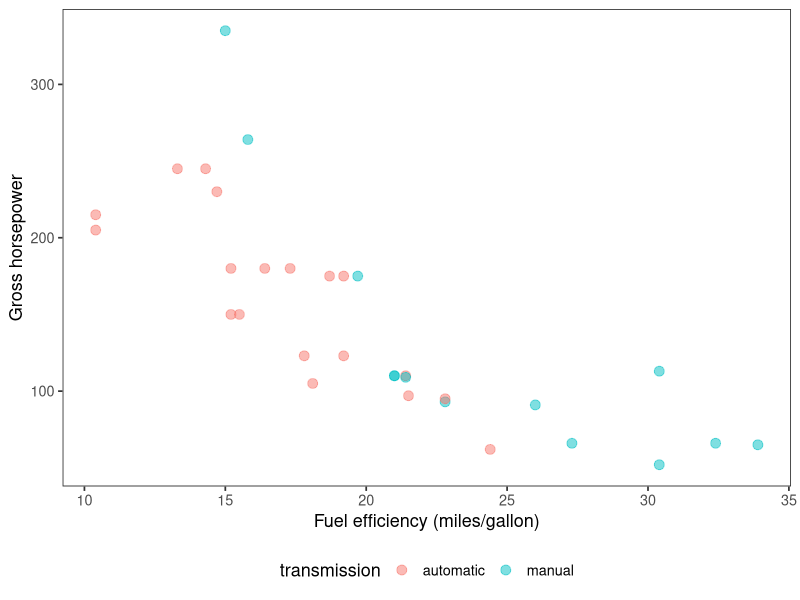
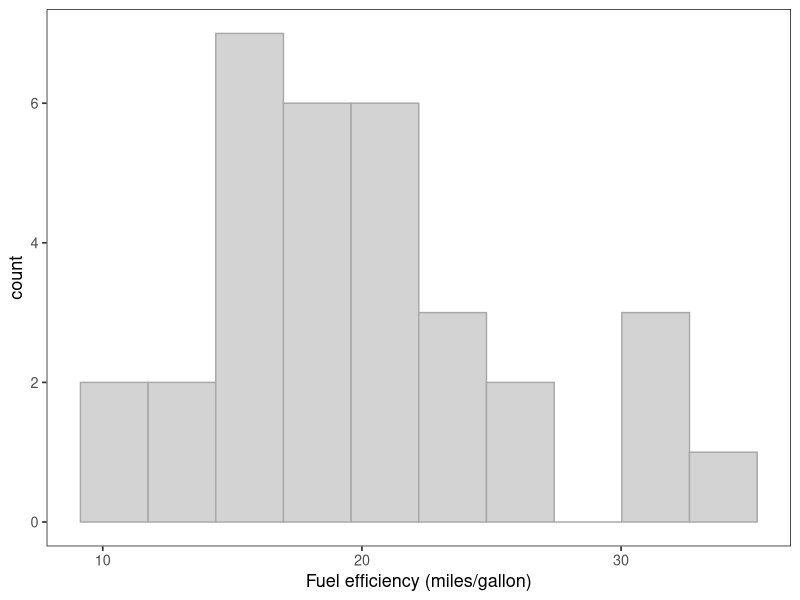
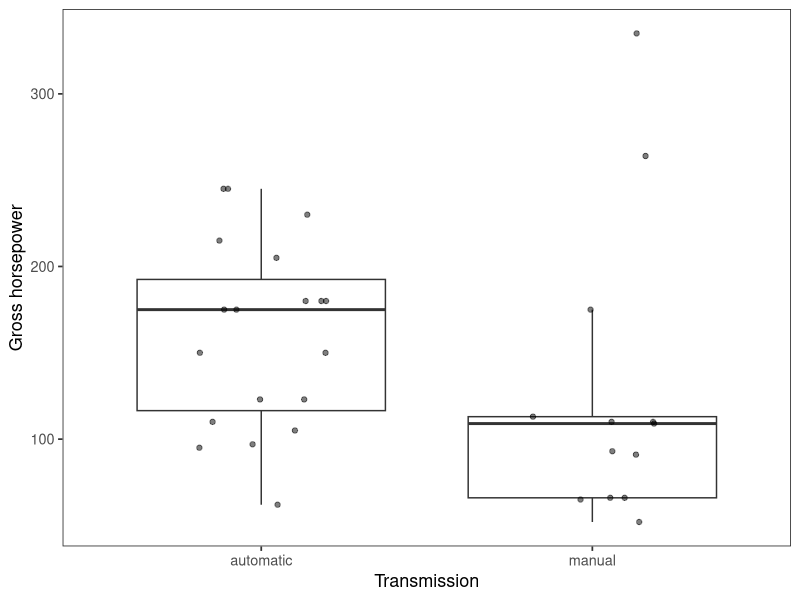

Write the R code that produced these figures, in order. (Note: this script raises an error after producing the figures.)
## ---- chunk 1
#| label: prepare_data
#| code-fold: false

suppressPackageStartupMessages({
    library(tibble)
})

# built-in `mtcars` dataset (see ?mtcars)
# ... convert some columns to factors
mycars <- mtcars
mycars$model <- rownames(mycars)
mycars$cyl <- factor(mycars$cyl, levels = c("4","6","8"))
mycars$engine_shape <- factor(c("0" = "V-shaped", "1" = "straight")[as.character(mycars$vs)])
mycars$transmission <- factor(c("0" = "automatic", "1" = "manual")[as.character(mycars$am)])

tibble(mycars)
## ---- chunk 2
#| label: load_packages

library(ggplot2)
library(cowplot)
## ---- chunk 3
#| label: plot
#| fig-width: 5
#| fig-height: 5

p1 <- ggplot(data = mycars, mapping = aes(x = mpg, y = hp)) +
    geom_point(size = 3, alpha = 0.5, aes(color = transmission)) +
    labs(x = "Fuel efficiency (miles/gallon)", y = "Gross horsepower") +
    theme_bw(13) +
    theme(panel.grid = element_blank(),
          legend.position = "bottom")
p1
p2 <- ggplot(data = mycars, mapping = aes(x = mpg)) +
    geom_histogram(bins = 10, 
                   color = "darkgrey", fill = "lightgrey") +
    labs(x = "Fuel efficiency (miles/gallon)") +
    theme_bw(13) +
    theme(panel.grid = element_blank(),
          legend.position = "bottom")
p2
p3 <- ggplot(data = mycars, mapping = aes(x = transmission, y = hp)) + 
    geom_boxplot(outlier.size = -1) + 
    geom_jitter(width = 0.2, height = 0, alpha = 0.5) + 
    labs(x = "Transmission", y = "Gross horsepower") + 
    theme_bw(13) + 
    theme(panel.grid = element_blank(),
          legend.position = "bottom")
p3
## ---- chunk 4
#| label: plot_combine
#| fig-width: 7
#| fig-height: 7

## Generate image object from jpg file
img <- ggdraw() + 
    draw_image("puppy-dog-1394586170ZjL.jpg")

## Create a joint title
jointtitle <- ggdraw() + 
    draw_label("Combined plot title",
               fontface = "bold", x = 0, hjust = 0)

plot_grid(jointtitle, 
          plot_grid(
              p3, p1, img, p2, 
              ncol = 2, labels = c("A", "B", "", "C"), 
              align = "hv", axis = "tblr", rel_widths = c(0.5, 1)
          ), 
          ncol = 1, rel_heights = c(0.1, 1)
)
## ---- chunk 5
#| label: session_info
sessioninfo::session_info()
